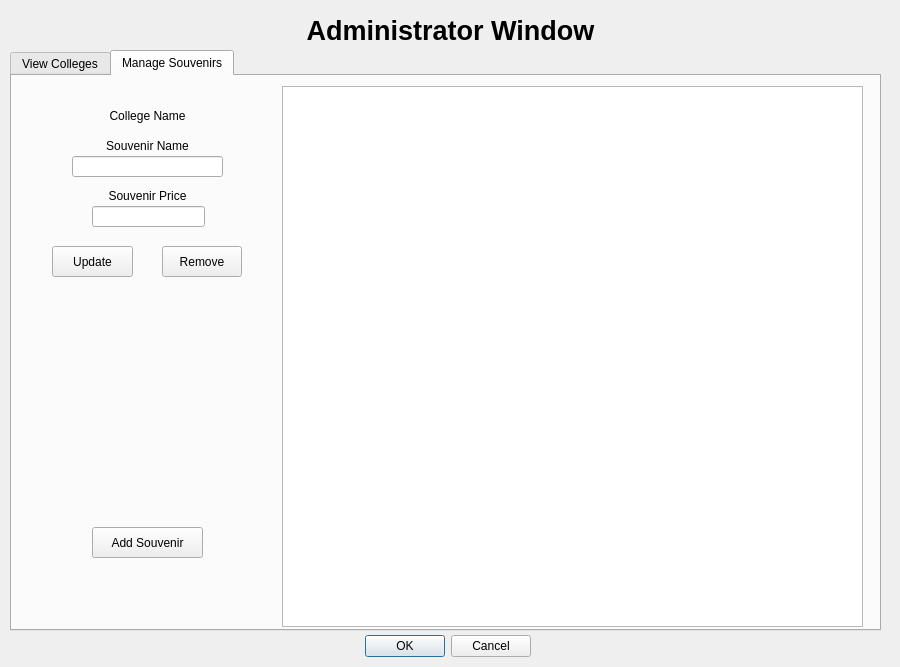
<?xml version="1.0" encoding="UTF-8"?>
<ui version="4.0">
 <class>Admin</class>
 <widget class="QDialog" name="Admin">
  <property name="geometry">
   <rect>
    <x>0</x>
    <y>0</y>
    <width>900</width>
    <height>667</height>
   </rect>
  </property>
  <property name="windowTitle">
   <string>Dialog</string>
  </property>
  <widget class="QDialogButtonBox" name="buttonBox">
   <property name="geometry">
    <rect>
     <x>360</x>
     <y>630</y>
     <width>171</width>
     <height>32</height>
    </rect>
   </property>
   <property name="layoutDirection">
    <enum>Qt::LeftToRight</enum>
   </property>
   <property name="orientation">
    <enum>Qt::Horizontal</enum>
   </property>
   <property name="standardButtons">
    <set>QDialogButtonBox::Cancel|QDialogButtonBox::Ok</set>
   </property>
  </widget>
  <widget class="QLabel" name="admin_label">
   <property name="geometry">
    <rect>
     <x>10</x>
     <y>10</y>
     <width>881</width>
     <height>41</height>
    </rect>
   </property>
   <property name="font">
    <font>
     <pointsize>20</pointsize>
     <weight>75</weight>
     <bold>true</bold>
    </font>
   </property>
   <property name="text">
    <string>Administrator Window</string>
   </property>
   <property name="alignment">
    <set>Qt::AlignCenter</set>
   </property>
  </widget>
  <widget class="QTabWidget" name="tabWidget">
   <property name="geometry">
    <rect>
     <x>10</x>
     <y>50</y>
     <width>871</width>
     <height>581</height>
    </rect>
   </property>
   <property name="currentIndex">
    <number>1</number>
   </property>
   <widget class="QWidget" name="ViewColleges">
    <attribute name="title">
     <string>View Colleges</string>
    </attribute>
    <widget class="QTableView" name="college_tableView">
     <property name="geometry">
      <rect>
       <x>0</x>
       <y>10</y>
       <width>861</width>
       <height>501</height>
      </rect>
     </property>
    </widget>
    <widget class="QPushButton" name="pushButton_addNewColleges">
     <property name="geometry">
      <rect>
       <x>10</x>
       <y>520</y>
       <width>121</width>
       <height>31</height>
      </rect>
     </property>
     <property name="text">
      <string>Add Colleges</string>
     </property>
    </widget>
    <widget class="QPushButton" name="pushButton_Initialize">
     <property name="geometry">
      <rect>
       <x>150</x>
       <y>520</y>
       <width>101</width>
       <height>31</height>
      </rect>
     </property>
     <property name="text">
      <string>Initialize</string>
     </property>
    </widget>
   </widget>
   <widget class="QWidget" name="ManageSouvenirs">
    <attribute name="title">
     <string>Manage Souvenirs</string>
    </attribute>
    <widget class="QTableView" name="souvenir_tableView">
     <property name="geometry">
      <rect>
       <x>270</x>
       <y>10</y>
       <width>581</width>
       <height>541</height>
      </rect>
     </property>
    </widget>
    <widget class="QLabel" name="label_collegeName">
     <property name="geometry">
      <rect>
       <x>10</x>
       <y>30</y>
       <width>251</width>
       <height>20</height>
      </rect>
     </property>
     <property name="text">
      <string>College Name</string>
     </property>
     <property name="alignment">
      <set>Qt::AlignCenter</set>
     </property>
    </widget>
    <widget class="QLabel" name="label_souvenirName">
     <property name="geometry">
      <rect>
       <x>10</x>
       <y>60</y>
       <width>251</width>
       <height>20</height>
      </rect>
     </property>
     <property name="text">
      <string>Souvenir Name</string>
     </property>
     <property name="alignment">
      <set>Qt::AlignCenter</set>
     </property>
    </widget>
    <widget class="QLabel" name="label_souvenirPrice">
     <property name="geometry">
      <rect>
       <x>10</x>
       <y>110</y>
       <width>251</width>
       <height>20</height>
      </rect>
     </property>
     <property name="text">
      <string>Souvenir Price</string>
     </property>
     <property name="alignment">
      <set>Qt::AlignCenter</set>
     </property>
    </widget>
    <widget class="QLineEdit" name="lineEdit_souvenirName">
     <property name="geometry">
      <rect>
       <x>60</x>
       <y>80</y>
       <width>151</width>
       <height>21</height>
      </rect>
     </property>
    </widget>
    <widget class="QPushButton" name="pushButton_updateSouvenir">
     <property name="geometry">
      <rect>
       <x>40</x>
       <y>170</y>
       <width>81</width>
       <height>31</height>
      </rect>
     </property>
     <property name="text">
      <string>Update</string>
     </property>
    </widget>
    <widget class="QPushButton" name="pushButton_removeSouvenir">
     <property name="geometry">
      <rect>
       <x>150</x>
       <y>170</y>
       <width>80</width>
       <height>31</height>
      </rect>
     </property>
     <property name="text">
      <string>Remove</string>
     </property>
    </widget>
    <widget class="QPushButton" name="pushButton_addSouvenir">
     <property name="geometry">
      <rect>
       <x>80</x>
       <y>451</y>
       <width>111</width>
       <height>31</height>
      </rect>
     </property>
     <property name="text">
      <string>Add Souvenir</string>
     </property>
    </widget>
    <widget class="QLineEdit" name="lineEdit_souvenirPrice">
     <property name="geometry">
      <rect>
       <x>80</x>
       <y>130</y>
       <width>113</width>
       <height>21</height>
      </rect>
     </property>
    </widget>
   </widget>
  </widget>
 </widget>
 <resources/>
 <connections>
  <connection>
   <sender>buttonBox</sender>
   <signal>accepted()</signal>
   <receiver>Admin</receiver>
   <slot>accept()</slot>
   <hints>
    <hint type="sourcelabel">
     <x>248</x>
     <y>254</y>
    </hint>
    <hint type="destinationlabel">
     <x>157</x>
     <y>274</y>
    </hint>
   </hints>
  </connection>
  <connection>
   <sender>buttonBox</sender>
   <signal>rejected()</signal>
   <receiver>Admin</receiver>
   <slot>reject()</slot>
   <hints>
    <hint type="sourcelabel">
     <x>316</x>
     <y>260</y>
    </hint>
    <hint type="destinationlabel">
     <x>286</x>
     <y>274</y>
    </hint>
   </hints>
  </connection>
 </connections>
</ui>
